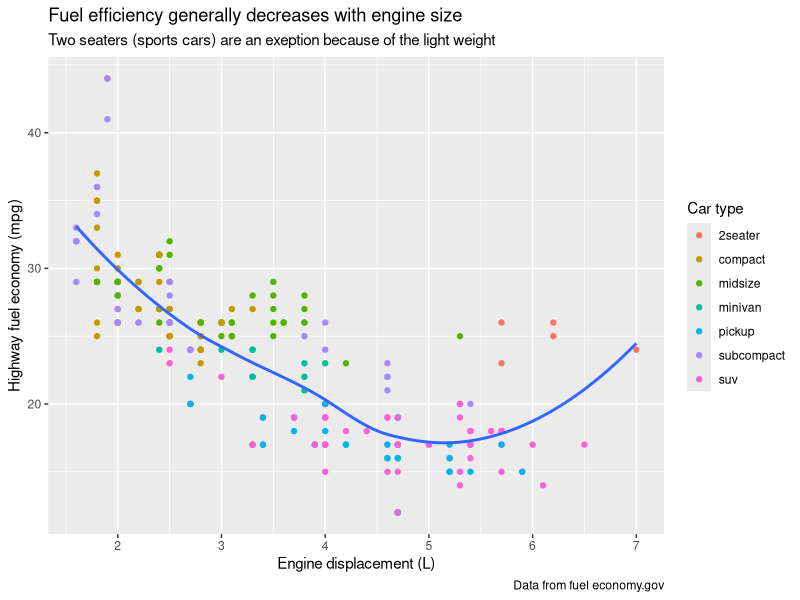
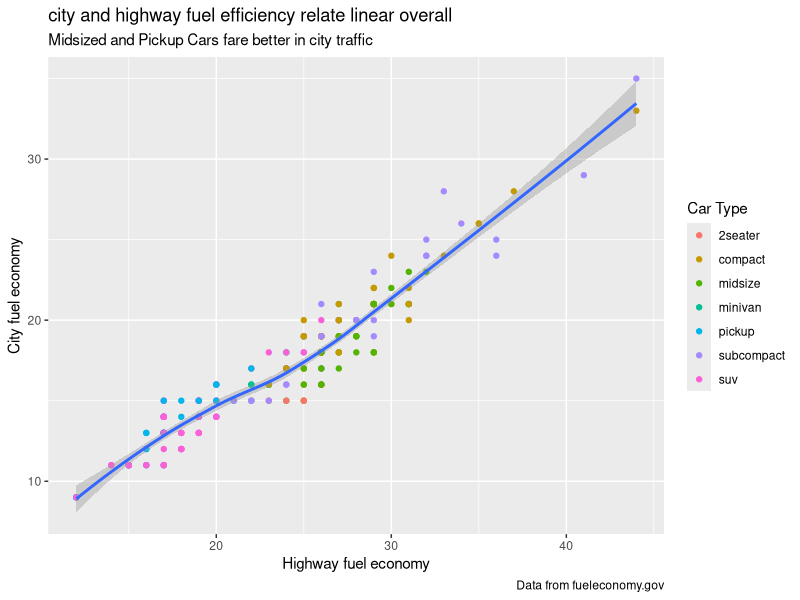
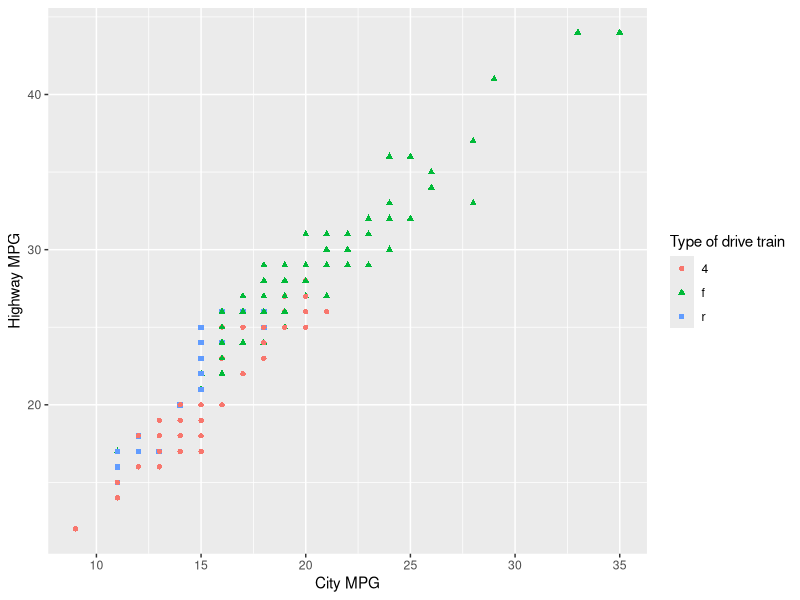
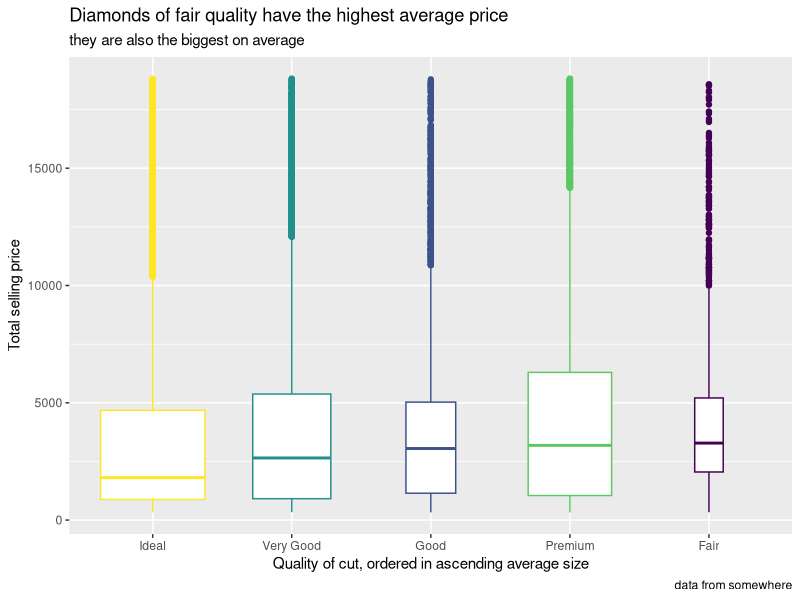
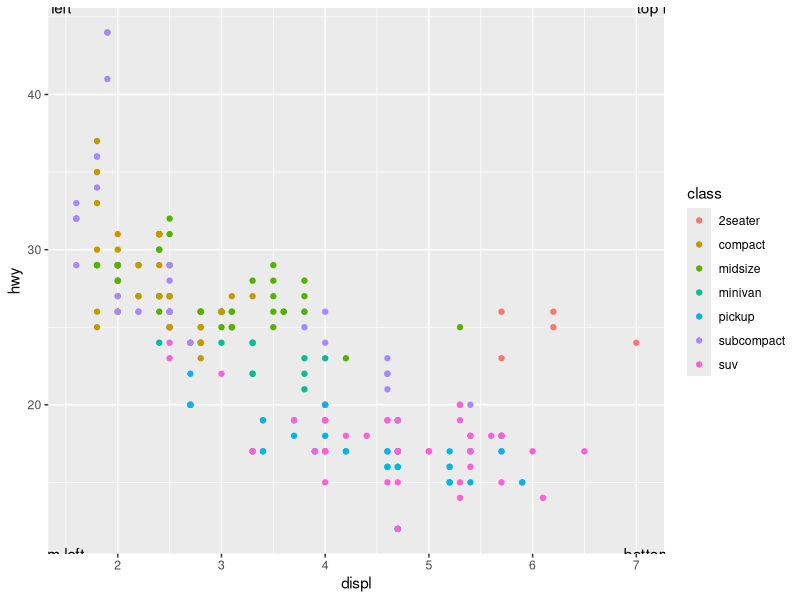
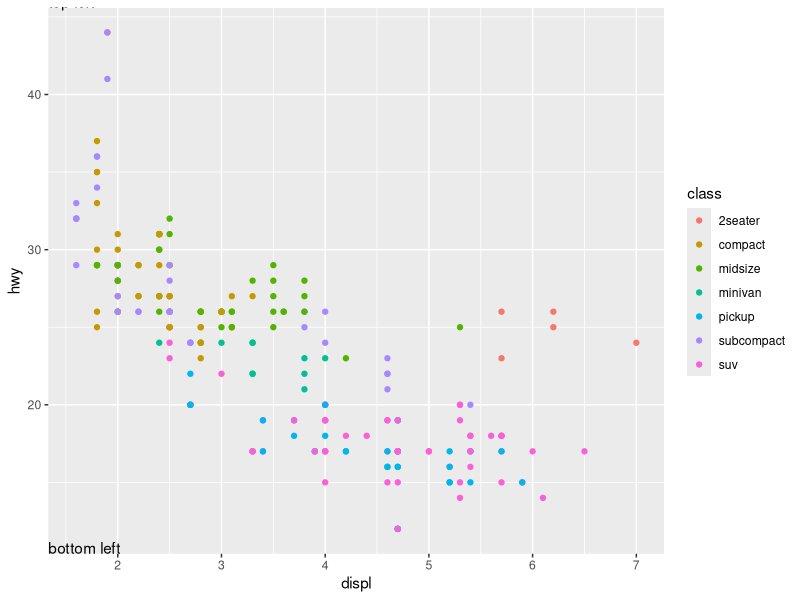
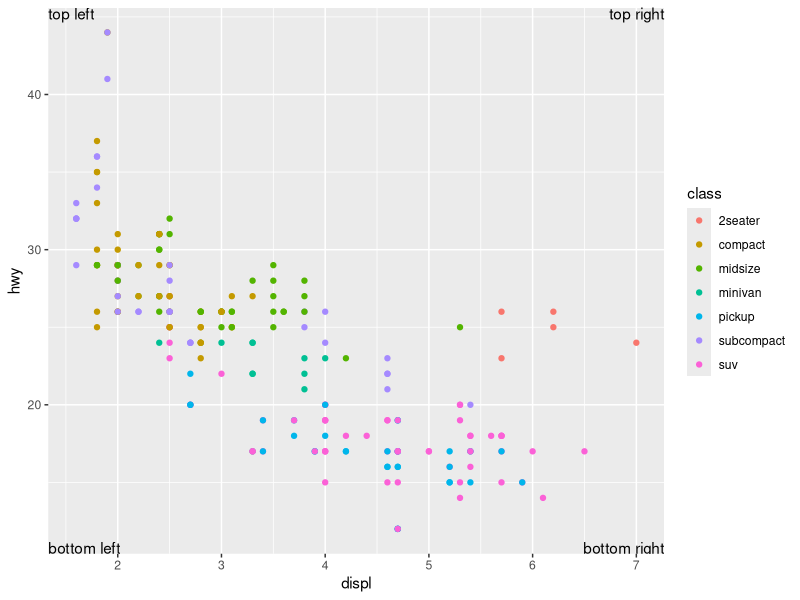
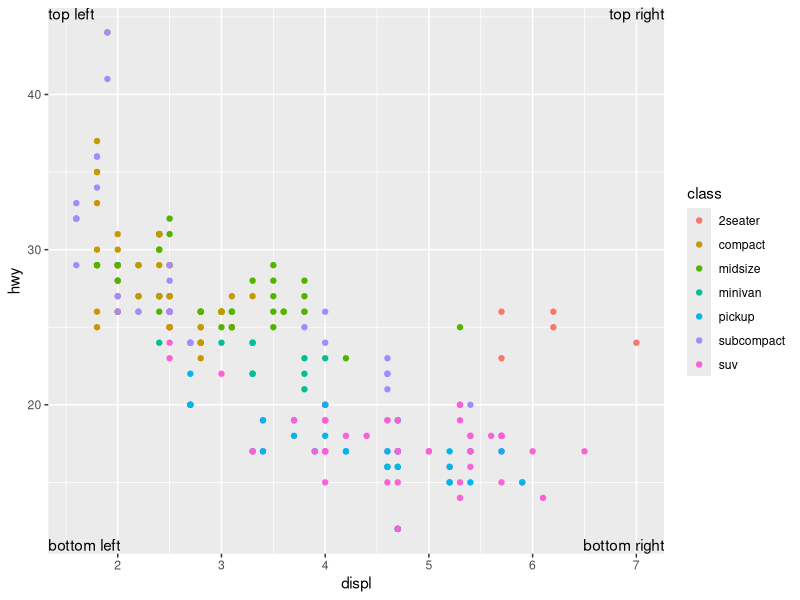

Recreate these plots in R, in order. (Note: this script raises an error after producing the figures.)
## ---- chunk 1
library(tidyverse)
library(scales)
library(ggrepel)
library(patchwork)
## ---- chunk 2
ggplot(mpg, aes(displ, hwy)) +
  geom_point(aes(color = class)) +
  geom_smooth(se = FALSE) +
  labs(
    x = "Engine displacement (L)",
    y = "Highway fuel economy (mpg)", 
    color = "Car type",
    title = "Fuel efficiency generally decreases with engine size",
    subtitle = "Two seaters (sports cars) are an exeption because of the light weight",
    caption = "Data from fuel economy.gov"
      )
## ---- chunk 3
ggplot(mpg, aes(hwy, cty)) +
  geom_point(aes(color = class)) +
  geom_smooth() +
  labs(
    x = "Highway fuel economy",
    y = "City fuel economy",
    color = "Car Type",
    title = "city and highway fuel efficiency relate linear overall",
    subtitle = "Midsized and Pickup Cars fare better in city traffic",
    caption = "Data from fueleconomy.gov"
  )
## ---- chunk 4
ggplot(mpg, aes(cty, hwy, shape = drv, color = drv)) +
  geom_point() +
  labs(
    x = "City MPG",
    y = "Highway MPG",
    color = "Type of drive train",
    shape = "Type of drive train"
  )
## ---- chunk 5
diamonds |>
  group_by(cut) |>
  mutate(n = n()) |>
  ggplot(aes(fct_reorder(cut,
                         carat,
                         median),
             price,
             color = cut)) +
  geom_boxplot(varwidth = TRUE,
               show.legend = FALSE) +
  labs(
    x = "Quality of cut, ordered in ascending average size",
    y = "Total selling price",
    title = "Diamonds of fair quality have the highest average price",
    subtitle = "they are also the biggest on average",
    caption = "data from somewhere"
  )
## ---- chunk 6
corners <- tribble(
  ~ label, ~x, ~y,
  "top left", -Inf, Inf,
  "top right", Inf, Inf,
  "bottom left", -Inf, -Inf,
  "bottom right", Inf, -Inf
)
## ---- chunk 7
ggplot(mpg, aes(displ, hwy)) +
  geom_point(aes(color = class)) +
  geom_text(data = corners,
            aes(x, y, label = label))
## ---- chunk 8
ggplot(mpg, aes(displ, hwy)) +
  geom_point(aes(color = class)) +
  geom_text(
    data = corners,
    aes(
      x,
      y,
      label = label,
      hjust = "left",
      vjust = "bottom")
  )
## ---- chunk 9
corners <- tribble(
  ~label, ~x, ~y, ~hjust, ~vjust,
  "top left", -Inf, Inf, "bottom", "right",
  "top right", Inf, Inf, "top", "right",
  "bottom left", -Inf, -Inf, "bottom", "left",
  "bottom right", Inf, -Inf, "top", "left",
)

ggplot(mpg, aes(displ, hwy)) +
  geom_point(aes(color = class)) +
  geom_text(
    data = corners,
    aes(
      x,
      y,
      label = label,
      hjust = hjust,
      vjust = vjust)
    
  )
## ---- chunk 10
corners <- tribble(
  ~label, ~x, ~y, ~hjust, ~vjust,
  "top left", -Inf, Inf, "left", 1,
  "top right", Inf, Inf, "right", 1,
  "bottom left", -Inf, -Inf, "left", -.25,
  "bottom right", Inf, -Inf, "right", -.25,
)

ggplot(mpg, aes(displ, hwy)) +
  geom_point(aes(color = class)) +
  geom_text(
    data = corners,
    aes(
      x,
      y,
      label = label,
      hjust = hjust,
      vjust = vjust)
    
  )
## ---- chunk 11
library(tidyverse)
library(scales)
library(ggrepel)
library(patchwork)
## ---- chunk 12
ggplot(mpg, aes(x = displ, y = hwy)) +
  geom_point(aes(color = class))

# the same as
ggplot(mpg, aes(x = displ, y = hwy)) +
  geom_point(aes(color = class)) +
  scale_x_continuous() +
  scale_y_continuous() +
  scale_color_discrete()
## ---- chunk 13
ggplot(mpg, aes(x = displ, y = hwy, color = drv)) +
  geom_point() +
  scale_y_continuous(breaks = seq(15, 40, by = 5))

## ---- chunk 14
base <- ggplot(mpg, aes(x = displ, y = hwy)) +
  geom_point(aes(color = class))

base + theme(legend.position = "right")
base + theme(legend.position = "left")
base +
  theme(legend.position = "top") +
  guides(color = guide_legend(nrow = 3))
base + 
  theme(legend.position = "bottom") +
  guides(color = guide_legend(nrow = 3))

ggplot(mpg, aes(x = displ, y = hwy)) +
  geom_point(aes(color = class)) +
  geom_smooth(se = FALSE) +
  theme(legend.position = "bottom") +
  guides(color = guide_legend(nrow = 2, override.aes = list(size = 4)))
## ---- chunk 15

ggplot(diamonds, aes(x = carat, y = price)) +
  geom_bin2d()

ggplot(diamonds, aes(x = log10(carat), y = log10(price))) +
  geom_bin2d()

ggplot(diamonds, aes(x = carat, y = price)) +
  geom_bin_2d() +
  scale_x_log10() +
  scale_y_log10()

ggplot(mpg, aes(x = displ, y = hwy)) +
  geom_point(aes(color = drv))

ggplot(mpg, aes(x = displ, y = hwy)) +
  geom_point(aes(color = drv)) +
  scale_color_brewer(palette = "Set1")

presidential |> 
  mutate(id = 33 + row_number()) |> 
  ggplot(aes(x = start, y = id, color = party)) +
  geom_point() +
  geom_segment(aes(xend = end, yend = id), linewidth = 1) +
  scale_color_manual(values = c(Republican = "#E81B23", Democratic = "#00AEF3"))

df <- tibble(
  x = rnorm(10000),
  y = rnorm(10000)
)

ggplot(df, aes(x, y)) +
  geom_hex() +
  coord_fixed() +
  labs(title = "Default, continuous", x = NULL, y = NULL)

ggplot(df, aes(x, y)) +
  geom_hex() +
  coord_fixed() +
  scale_fill_viridis_c() +
  labs(title = "Viridis, continuous", x = NULL, y = NULL)

ggplot(df, aes(x, y)) +
  geom_hex() +
  coord_fixed() +
  scale_fill_viridis_b() +
  labs(title = "Viridis, binned", x = NULL, y = NULL)
## ---- chunk 16
df <- tibble(
  x = rnorm(10000),
  y = rnorm(10000)
)

ggplot(df, aes(x, y)) +
  geom_hex() +
  scale_fill_gradient(low = "white", high = "red") +
  coord_fixed()
## ---- chunk 17
presidential |> 
  mutate(id = 33 + row_number()) |> 
  ggplot(aes(x = start, y = id, color = party)) +
  geom_point() +
  geom_segment(aes(xend = end, yend = id)) +
  scale_color_manual(values = c(Republican = "#E81b23", Democratic = "#00Aef3")) +
  scale_x_date(name = NULL, date_labels = "'%y", breaks = presidential$start)
## ---- chunk 18
presidential |> 
  mutate(id = 33 + row_number()) |> 
  ggplot(aes(x = start, y = id, color = party)) +
  geom_point() +
  geom_segment(aes(xend = end, yend = id)) +
  scale_color_manual(values = c(Republican = "#E81b23", Democratic = "#00Aef3")) +
  scale_x_date(name = NULL, date_labels = "'%y", breaks = presidential$start) +
  scale_y_continuous(
    name = NULL,
    breaks = seq(33, 45, by = 1)
  )
## ---- chunk 19
presidential |> 
  mutate(id = 33 + row_number()) |> 
  ggplot(aes(x = start, y = id, color = party)) +
  geom_point() +
  geom_segment(aes(xend = end, yend = id)) +
  scale_color_manual(values = c(Republican = "#E81b23", Democratic = "#00Aef3")) +
  scale_x_date(name = NULL, date_labels = "'%y", breaks = presidential$start) +
  scale_y_continuous(name = NULL, breaks = seq(33, 45, by = 1)) +
  geom_text(
    aes(label = name),
    hjust = "left",
    vjust = "bottom",
    fontface = "bold",
    nudge_y = .1)
## ---- chunk 20
presidential |>
  mutate(id = 33 + row_number()) |>
  ggplot(aes(x = start, y = id, color = party)) +
  geom_point() +
  geom_segment(aes(xend = end, yend = id)) +
  scale_color_manual(values = c(
    Republican = "#E81b23",
    Democratic = "#00Aef3"
  )) +
  scale_x_date(name = NULL,
               date_labels = "'%y",
               breaks = presidential$start) +
  scale_y_continuous(name = NULL, breaks = seq(33, 45, by = 1)) +
  geom_text(
    aes(label = name),
    hjust = "left",
    vjust = "bottom",
    fontface = "bold",
    nudge_y = .1
  ) +
  labs(
    title = "both major parties mostly take turns on the presidential office",
    label = "Test"
    
  )
## ---- chunk 21
# guides is the control for individual legends
# guide_legend for categorical, guide_colorbar for continuous
# override.aes to free legend from plot aesthetics
ggplot(diamonds, aes(x = carat, y = price)) +
  geom_point(aes(color = cut), alpha = 1/20) +
  guides(color = guide_legend(override.aes = list(size = 4, alpha = 1)))
## ---- chunk 22
ggplot(diamonds, aes(x = carat, y = price)) +
  geom_point(aes(color = cut), alpha = 1/20) +
  theme_solarized_2() +
  guides(color = guide_legend(override.aes  = list(size = 4, alpha = 1)))
  # place this after theme to adjust alpha, doesn't work before theme_*()
## ---- chunk 23
ggplot(diamonds, aes(x = carat, y = price)) +
  geom_point(aes(color = cut), alpha = 1/20) +
  theme_solarized_2()+
  theme(
    axis.title.x = element_text(face = "bold", color = "blue"),
    axis.title.y = element_text(face = "bold", color = "blue")
  ) + # has to be after theme_*() to work, e.g. the arguments don't work within theme_*()
  guides(color = guide_legend(override.aes  = list(size = 4, alpha = 1)))
  # place this after theme to adjust alpha, doesn't work before theme_*()
## ---- chunk 24
p1 <- ggplot(mpg, aes(x = displ, y = hwy)) + 
  geom_point() + 
  labs(title = "Plot 1")
p2 <- ggplot(mpg, aes(x = drv, y = hwy)) + 
  geom_boxplot() + 
  labs(title = "Plot 2")
p3 <- ggplot(mpg, aes(x = cty, y = hwy)) + 
  geom_point() + 
  labs(title = "Plot 3")

# parentheses treat as one line
(p1 / p2) | p3

# without no difference
p1 / p2 | p3

# so variators bunch them together by default
p1 + p2 / p3

# + makes best assumption
p1 / p2 + p3
## ---- chunk 25
p1 / (p2 | p3) #missing the Fig.A: Title

# add tags to plots
p1 / (p2 | p3) +
  plot_annotation(tag_levels = "A")

# add pre- and suffix
p1 / (p2 | p3) +
  plot_annotation(
    tag_prefix = "Fig.",
    tag_levels = "A",
    tag_suffix = ":"
  )
